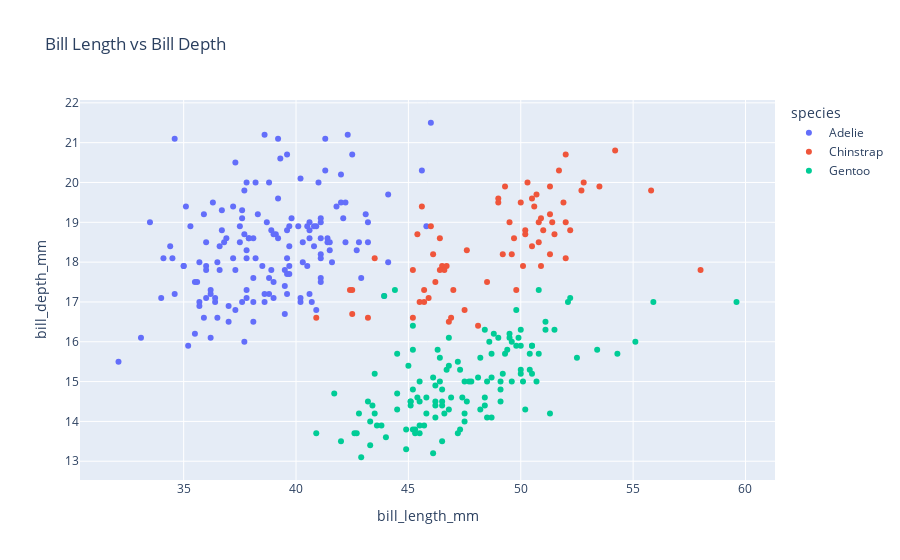

Notebook code cell kept with this figure:
### Markdown cell above
- Ploting to describe

### Code cell
# Scatter plot for bill length and bill depth
fig= px.scatter(df, x='bill_length_mm', y='bill_depth_mm', color='species',  title='Bill Length vs Bill Depth')

fig.show()

### Figure 1 — Plotly figure (JSON) as saved in the notebook; plotly's stock layout.template omitted (floating-point values rounded to 4 significant figures; data arrays with more than 128 entries replaced by an {"elided": "..."} marker saying what was removed)
{"data": [{"hovertemplate": "species=Adelie<br>bill_length_mm=%{x}<br>bill_depth_mm=%{y}<extra></extra>", "legendgroup": "Adelie", "marker": {"color": "#636efa", "symbol": "circle"}, "mode": "markers", "name": "Adelie", "orientation": "v", "showlegend": true, "type": "scatter", "x": {"elided": "152 float values"}, "xaxis": "x", "y": {"elided": "152 float values"}, "yaxis": "y"}, {"hovertemplate": "species=Chinstrap<br>bill_length_mm=%{x}<br>bill_depth_mm=%{y}<extra></extra>", "legendgroup": "Chinstrap", "marker": {"color": "#EF553B", "symbol": "circle"}, "mode": "markers", "name": "Chinstrap", "orientation": "v", "showlegend": true, "type": "scatter", "x": [46.5, 50, 51.3, 45.4, 52.7, 45.2, 46.1, 51.3, 46, 51.3, 46.6, 51.7, 47, 52, 45.9, 50.5, 50.3, 58, 46.4, 49.2, 42.4, 48.5, 43.2, 50.6, 46.7, 52, 50.5, 49.5, 46.4, 52.8, 40.9, 54.2, 42.5, 51, 49.7, 47.5, 47.6, 52, 46.9, 53.5, 49, 46.2, 50.9, 45.5, 50.9, 50.8, 50.1, 49, 51.5, 49.8, 48.1, 51.4, 45.7, 50.7, 42.5, 52.2, 45.2, 49.3, 50.2, 45.6, 51.9, 46.8, 45.7, 55.8, 43.5, 49.6, 50.8, 50.2], "xaxis": "x", "y": [17.9, 19.5, 19.2, 18.7, 19.8, 17.8, 18.2, 18.2, 18.9, 19.9, 17.8, 20.3, 17.3, 18.1, 17.1, 19.6, 20, 17.8, 18.6, 18.2, 17.3, 17.5, 16.6, 19.4, 17.9, 19, 18.4, 19, 17.8, 20, 16.6, 20.8, 16.7, 18.8, 18.6, 16.8, 18.3, 20.7, 16.6, 19.9, 19.5, 17.5, 19.1, 17, 17.9, 18.5, 17.9, 19.6, 18.7, 17.3, 16.4, 19, 17.3, 19.7, 17.3, 18.8, 16.6, 19.9, 18.8, 19.4, 19.5, 16.5, 17, 19.8, 18.1, 18.2, 19, 18.7], "yaxis": "y"}, {"hovertemplate": "species=Gentoo<br>bill_length_mm=%{x}<br>bill_depth_mm=%{y}<extra></extra>", "legendgroup": "Gentoo", "marker": {"color": "#00cc96", "symbol": "circle"}, "mode": "markers", "name": "Gentoo", "orientation": "v", "showlegend": true, "type": "scatter", "x": [46.1, 50, 48.7, 50, 47.6, 46.5, 45.4, 46.7, 43.3, 46.8, 40.9, 49, 45.5, 48.4, 45.8, 49.3, 42, 49.2, 46.2, 48.7, 50.2, 45.1, 46.5, 46.3, 42.9, 46.1, 44.5, 47.8, 48.2, 50, 47.3, 42.8, 45.1, 59.6, 49.1, 48.4, 42.6, 44.4, 44, 48.7, 42.7, 49.6, 45.3, 49.6, 50.5, 43.6, 45.5, 50.5, 44.9, 45.2, 46.6, 48.5, 45.1, 50.1, 46.5, 45, 43.8, 45.5, 43.2, 50.4, 45.3, 46.2, 45.7, 54.3, 45.8, 49.8, 46.2, 49.5, 43.5, 50.7, 47.7, 46.4, 48.2, 46.5, 46.4, 48.6, 47.5, 51.1, 45.2, 45.2, 49.1, 52.5, 47.4, 50, 44.9, 50.8, 43.4, 51.3, 47.5, 52.1, 47.5, 52.2, 45.5, 49.5, 44.5, 50.8, 49.4, 46.9, 48.4, 51.1, 48.5, 55.9, 47.2, 49.1, 47.3, 46.8, 41.7, 53.4, 43.3, 48.1, 50.5, 49.8, 43.5, 51.5, 46.2, 55.1, 44.5, 48.8, 47.2, 43.92, 46.8, 50.4, 45.2, 49.9], "xaxis": "x", "y": [13.2, 16.3, 14.1, 15.2, 14.5, 13.5, 14.6, 15.3, 13.4, 15.4, 13.7, 16.1, 13.7, 14.6, 14.6, 15.7, 13.5, 15.2, 14.5, 15.1, 14.3, 14.5, 14.5, 15.8, 13.1, 15.1, 14.3, 15, 14.3, 15.3, 15.3, 14.2, 14.5, 17, 14.8, 16.3, 13.7, 17.3, 13.6, 15.7, 13.7, 16, 13.7, 15, 15.9, 13.9, 13.9, 15.9, 13.3, 15.8, 14.2, 14.1, 14.4, 15, 14.4, 15.4, 13.9, 15, 14.5, 15.3, 13.8, 14.9, 13.9, 15.7, 14.2, 16.8, 14.4, 16.2, 14.2, 15, 15, 15.6, 15.6, 14.8, 15, 16, 14.2, 16.3, 13.8, 16.4, 14.5, 15.6, 14.6, 15.9, 13.8, 17.3, 14.4, 14.2, 14, 17, 15, 17.1, 14.5, 16.1, 14.7, 15.7, 15.8, 14.6, 14.4, 16.5, 15, 17, 15.5, 15, 13.8, 16.1, 14.7, 15.8, 14, 15.1, 15.2, 15.9, 15.2, 16.3, 14.1, 16, 15.7, 16.2, 13.7, 17.15, 14.3, 15.7, 14.8, 16.1], "yaxis": "y"}], "layout": {"legend": {"title": {"text": "species"}, "tracegroupgap": 0}, "title": {"text": "Bill Length vs Bill Depth"}, "xaxis": {"anchor": "y", "domain": [0, 1], "title": {"text": "bill_length_mm"}}, "yaxis": {"anchor": "x", "domain": [0, 1], "title": {"text": "bill_depth_mm"}}}}
